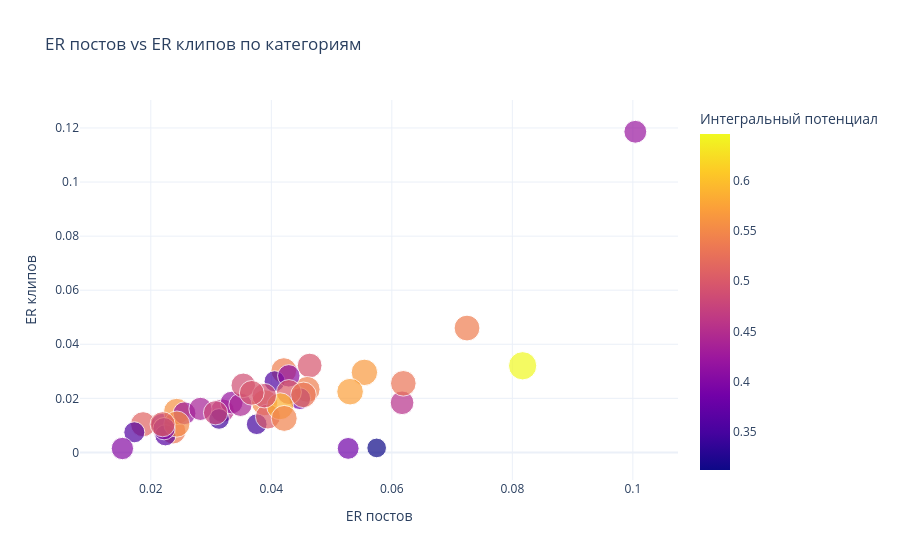
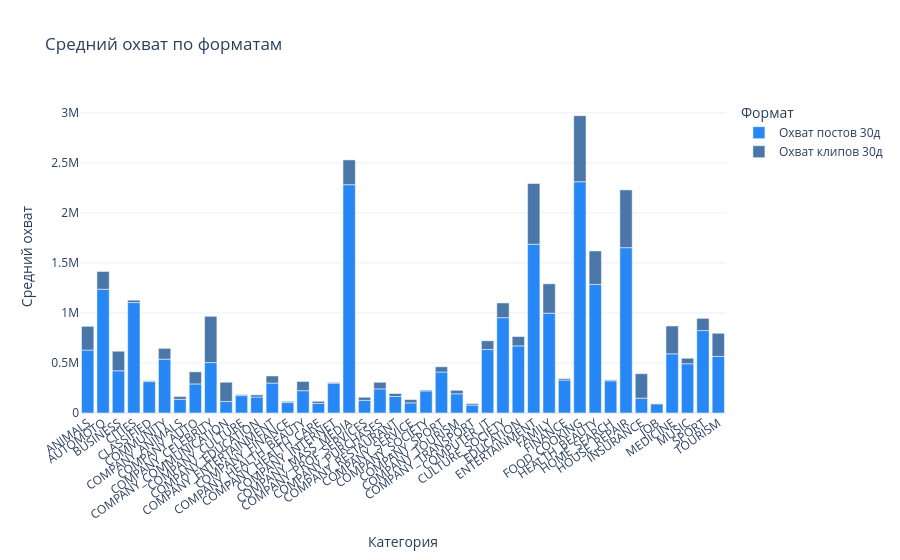

Notebook cell for these charts, in order:
### Markdown cell above
## Форматы: посты vs клипы
Сравним вовлечённость и охват форматов по категориям, чтобы понять, что работает лучше для соцкоммерции.

### Code cell
format_perf = (
    df.groupby('Категория')
      .agg({
          'ER постов': 'mean',
          'ER клипов': 'mean',
          'Охват постов 30д': 'mean',
          'Охват клипов 30д': 'mean',
          'Интегральный потенциал': 'mean'
      })
      .reset_index()
)

fig_formats = px.scatter(
    format_perf,
    x='ER постов', y='ER клипов',
    size='Интегральный потенциал', color='Интегральный потенциал',
    title='ER постов vs ER клипов по категориям',
    hover_data=['Категория', 'Охват постов 30д', 'Охват клипов 30д']
)

fig_reach = px.bar(
    format_perf.melt(id_vars='Категория', value_vars=['Охват постов 30д', 'Охват клипов 30д'], var_name='Формат', value_name='Средний охват'),
    x='Категория', y='Средний охват', color='Формат',
    title='Средний охват по форматам',
)
fig_reach.update_layout(xaxis_tickangle=-35)

format_perf.sort_values('Интегральный потенциал', ascending=False).head(10)
display(fig_formats)
display(fig_reach)
display(format_perf.sort_values('Интегральный потенциал', ascending=False).head(10))

### Figure 1 — Plotly figure (JSON) as saved in the notebook; plotly's stock layout.template omitted (floating-point values rounded to 4 significant figures)
{"data": [{"customdata": [["ANIMALS", 629000.0, 237200.0], ["AUTOMOTO", 1237000.0, 177600.0], ["BUSINESS", 421900.0, 195300.0], ["CITIES", 1104000.0, 23680.0], ["CLASSIFIED", 313900.0, 7850.0], ["COMMUNITY", 537500.0, 108200.0], ["COMPANY_ANIMALS", 136900.0, 27780.0], ["COMPANY_AUTO", 290500.0, 120800.0], ["COMPANY_CELEBRITY", 503700.0, 462600.0], ["COMPANY_COMMUNICATION", 114900.0, 192300.0], ["COMPANY_CULTURE", 173900.0, 9833.0], ["COMPANY_EDUCATION", 160100.0, 21450.0], ["COMPANY_ENTERTAINMENT", 299000.0, 70850.0], ["COMPANY_FINANCE", 104300.0, 11700.0], ["COMPANY_HEALTH_BEAUTY", 223000.0, 92060.0], ["COMPANY_HEALTH_CARE", 95640.0, 21030.0], ["COMPANY_INTERNET", 298200.0, 7566.0], ["COMPANY_MASS_MEDIA", 2281000.0, 247600.0], ["COMPANY_PROF_SERVICES", 126700.0, 30530.0], ["COMPANY_PURCHASES", 241000.0, 65940.0], ["COMPANY_RESTAURANT", 165100.0, 29720.0], ["COMPANY_SERVICE", 101700.0, 32870.0], ["COMPANY_SOCIETY", 220500.0, 8765.0], ["COMPANY_SPORT", 409800.0, 51830.0], ["COMPANY_TOURISM", 191900.0, 35210.0], ["COMPANY_TRANSPORT", 79320.0, 15230.0], ["COMPUTER_IT", 634100.0, 87340.0], ["CULTURE_SOCIETY", 952500.0, 147100.0], ["EDUCATION", 670700.0, 93220.0], ["ENTERTAINMENT", 1686000.0, 606700.0], ["FAMILY", 997300.0, 293700.0], ["FINANCE", 329500.0, 14280.0], ["FOOD_COOKING", 2311000.0, 660300.0], ["HEALTH_BEAUTY", 1285000.0, 333600.0], ["HOME_SEARCH", 321500.0, 9161.0], ["HOUSE_REPAIR", 1652000.0, 577400.0], ["INSURANCE", 148400.0, 244100.0], ["JOB", 91870.0, 1592.0], ["MEDICINE", 591400.0, 278100.0], ["MUSIC", 492200.0, 54960.0], ["SPORT", 823500.0, 122200.0], ["TOURISM", 565200.0, 231400.0]], "hovertemplate": "ER постов=%{x}<br>ER клипов=%{y}<br>Интегральный потенциал=%{marker.color}<br>Категория=%{customdata[0]}<br>Охват постов 30д=%{customdata[1]}<br>Охват клипов 30д=%{customdata[2]}<extra></extra>", "legendgroup": "", "marker": {"color": [0.6462, 0.511, 0.4537, 0.5341, 0.3851, 0.5657, 0.4949, 0.4046, 0.5391, 0.3591, 0.5404, 0.5397, 0.4554, 0.3563, 0.4081, 0.4181, 0.363, 0.5593, 0.3852, 0.4383, 0.4229, 0.3448, 0.5504, 0.4873, 0.4353, 0.3464, 0.5035, 0.5724, 0.5044, 0.5876, 0.5443, 0.4212, 0.5524, 0.4877, 0.4026, 0.5107, 0.4036, 0.3123, 0.4775, 0.5309, 0.5303, 0.4964], "coloraxis": "coloraxis", "size": [0.6462, 0.511, 0.4537, 0.5341, 0.3851, 0.5657, 0.4949, 0.4046, 0.5391, 0.3591, 0.5404, 0.5397, 0.4554, 0.3563, 0.4081, 0.4181, 0.363, 0.5593, 0.3852, 0.4383, 0.4229, 0.3448, 0.5504, 0.4873, 0.4353, 0.3464, 0.5035, 0.5724, 0.5044, 0.5876, 0.5443, 0.4212, 0.5524, 0.4877, 0.4026, 0.5107, 0.4036, 0.3123, 0.4775, 0.5309, 0.5303, 0.4964], "sizemode": "area", "sizeref": 0.001615, "symbol": "circle"}, "mode": "markers", "name": "", "orientation": "v", "showlegend": false, "type": "scatter", "x": [0.08171, 0.01872, 0.0617, 0.02369, 0.05275, 0.05545, 0.04636, 0.02188, 0.07248, 0.01726, 0.04595, 0.04208, 0.03189, 0.04054, 0.0429, 0.03341, 0.02242, 0.0243, 0.04471, 0.03488, 0.02559, 0.03132, 0.0389, 0.03534, 0.02824, 0.03758, 0.03943, 0.05307, 0.04292, 0.04146, 0.04214, 0.1004, 0.02432, 0.03883, 0.0222, 0.02196, 0.01529, 0.05748, 0.03075, 0.06191, 0.04534, 0.03676], "xaxis": "x", "y": [0.03205, 0.01043, 0.01836, 0.007856, 0.001493, 0.02962, 0.03213, 0.01034, 0.046, 0.007447, 0.02333, 0.03026, 0.01543, 0.02633, 0.02833, 0.01844, 0.006344, 0.01516, 0.01989, 0.01761, 0.0145, 0.01238, 0.01838, 0.02482, 0.01611, 0.01044, 0.01327, 0.02248, 0.02232, 0.01708, 0.01259, 0.1186, 0.01049, 0.021, 0.008778, 0.01043, 0.001453, 0.00167, 0.01468, 0.02556, 0.0213, 0.02204], "yaxis": "y"}], "layout": {"coloraxis": {"colorbar": {"title": {"text": "Интегральный потенциал"}}, "colorscale": [[0.0, "#0d0887"], [0.1111, "#46039f"], [0.2222, "#7201a8"], [0.3333, "#9c179e"], [0.4444, "#bd3786"], [0.5556, "#d8576b"], [0.6667, "#ed7953"], [0.7778, "#fb9f3a"], [0.8889, "#fdca26"], [1.0, "#f0f921"]]}, "legend": {"itemsizing": "constant", "tracegroupgap": 0}, "title": {"text": "ER постов vs ER клипов по категориям"}, "xaxis": {"anchor": "y", "domain": [0.0, 1.0], "title": {"text": "ER постов"}}, "yaxis": {"anchor": "x", "domain": [0.0, 1.0], "title": {"text": "ER клипов"}}}}

### Figure 2 — Plotly figure (JSON) as saved in the notebook; plotly's stock layout.template omitted (floating-point values rounded to 4 significant figures)
{"data": [{"hovertemplate": "Формат=Охват постов 30д<br>Категория=%{x}<br>Средний охват=%{y}<extra></extra>", "legendgroup": "Охват постов 30д", "marker": {"color": "#2787F5", "pattern": {"shape": ""}}, "name": "Охват постов 30д", "orientation": "v", "showlegend": true, "textposition": "auto", "type": "bar", "x": ["ANIMALS", "AUTOMOTO", "BUSINESS", "CITIES", "CLASSIFIED", "COMMUNITY", "COMPANY_ANIMALS", "COMPANY_AUTO", "COMPANY_CELEBRITY", "COMPANY_COMMUNICATION", "COMPANY_CULTURE", "COMPANY_EDUCATION", "COMPANY_ENTERTAINMENT", "COMPANY_FINANCE", "COMPANY_HEALTH_BEAUTY", "COMPANY_HEALTH_CARE", "COMPANY_INTERNET", "COMPANY_MASS_MEDIA", "COMPANY_PROF_SERVICES", "COMPANY_PURCHASES", "COMPANY_RESTAURANT", "COMPANY_SERVICE", "COMPANY_SOCIETY", "COMPANY_SPORT", "COMPANY_TOURISM", "COMPANY_TRANSPORT", "COMPUTER_IT", "CULTURE_SOCIETY", "EDUCATION", "ENTERTAINMENT", "FAMILY", "FINANCE", "FOOD_COOKING", "HEALTH_BEAUTY", "HOME_SEARCH", "HOUSE_REPAIR", "INSURANCE", "JOB", "MEDICINE", "MUSIC", "SPORT", "TOURISM"], "xaxis": "x", "y": [629000.0, 1237000.0, 421900.0, 1104000.0, 313900.0, 537500.0, 136900.0, 290500.0, 503700.0, 114900.0, 173900.0, 160100.0, 299000.0, 104300.0, 223000.0, 95640.0, 298200.0, 2281000.0, 126700.0, 241000.0, 165100.0, 101700.0, 220500.0, 409800.0, 191900.0, 79320.0, 634100.0, 952500.0, 670700.0, 1686000.0, 997300.0, 329500.0, 2311000.0, 1285000.0, 321500.0, 1652000.0, 148400.0, 91870.0, 591400.0, 492200.0, 823500.0, 565200.0], "yaxis": "y"}, {"hovertemplate": "Формат=Охват клипов 30д<br>Категория=%{x}<br>Средний охват=%{y}<extra></extra>", "legendgroup": "Охват клипов 30д", "marker": {"color": "#4A76A8", "pattern": {"shape": ""}}, "name": "Охват клипов 30д", "orientation": "v", "showlegend": true, "textposition": "auto", "type": "bar", "x": ["ANIMALS", "AUTOMOTO", "BUSINESS", "CITIES", "CLASSIFIED", "COMMUNITY", "COMPANY_ANIMALS", "COMPANY_AUTO", "COMPANY_CELEBRITY", "COMPANY_COMMUNICATION", "COMPANY_CULTURE", "COMPANY_EDUCATION", "COMPANY_ENTERTAINMENT", "COMPANY_FINANCE", "COMPANY_HEALTH_BEAUTY", "COMPANY_HEALTH_CARE", "COMPANY_INTERNET", "COMPANY_MASS_MEDIA", "COMPANY_PROF_SERVICES", "COMPANY_PURCHASES", "COMPANY_RESTAURANT", "COMPANY_SERVICE", "COMPANY_SOCIETY", "COMPANY_SPORT", "COMPANY_TOURISM", "COMPANY_TRANSPORT", "COMPUTER_IT", "CULTURE_SOCIETY", "EDUCATION", "ENTERTAINMENT", "FAMILY", "FINANCE", "FOOD_COOKING", "HEALTH_BEAUTY", "HOME_SEARCH", "HOUSE_REPAIR", "INSURANCE", "JOB", "MEDICINE", "MUSIC", "SPORT", "TOURISM"], "xaxis": "x", "y": [237200.0, 177600.0, 195300.0, 23680.0, 7850.0, 108200.0, 27780.0, 120800.0, 462600.0, 192300.0, 9833.0, 21450.0, 70850.0, 11700.0, 92060.0, 21030.0, 7566.0, 247600.0, 30530.0, 65940.0, 29720.0, 32870.0, 8765.0, 51830.0, 35210.0, 15230.0, 87340.0, 147100.0, 93220.0, 606700.0, 293700.0, 14280.0, 660300.0, 333600.0, 9161.0, 577400.0, 244100.0, 1592.0, 278100.0, 54960.0, 122200.0, 231400.0], "yaxis": "y"}], "layout": {"barmode": "relative", "legend": {"title": {"text": "Формат"}, "tracegroupgap": 0}, "title": {"text": "Средний охват по форматам"}, "xaxis": {"anchor": "y", "domain": [0.0, 1.0], "tickangle": -35, "title": {"text": "Категория"}}, "yaxis": {"anchor": "x", "domain": [0.0, 1.0], "title": {"text": "Средний охват"}}}}
